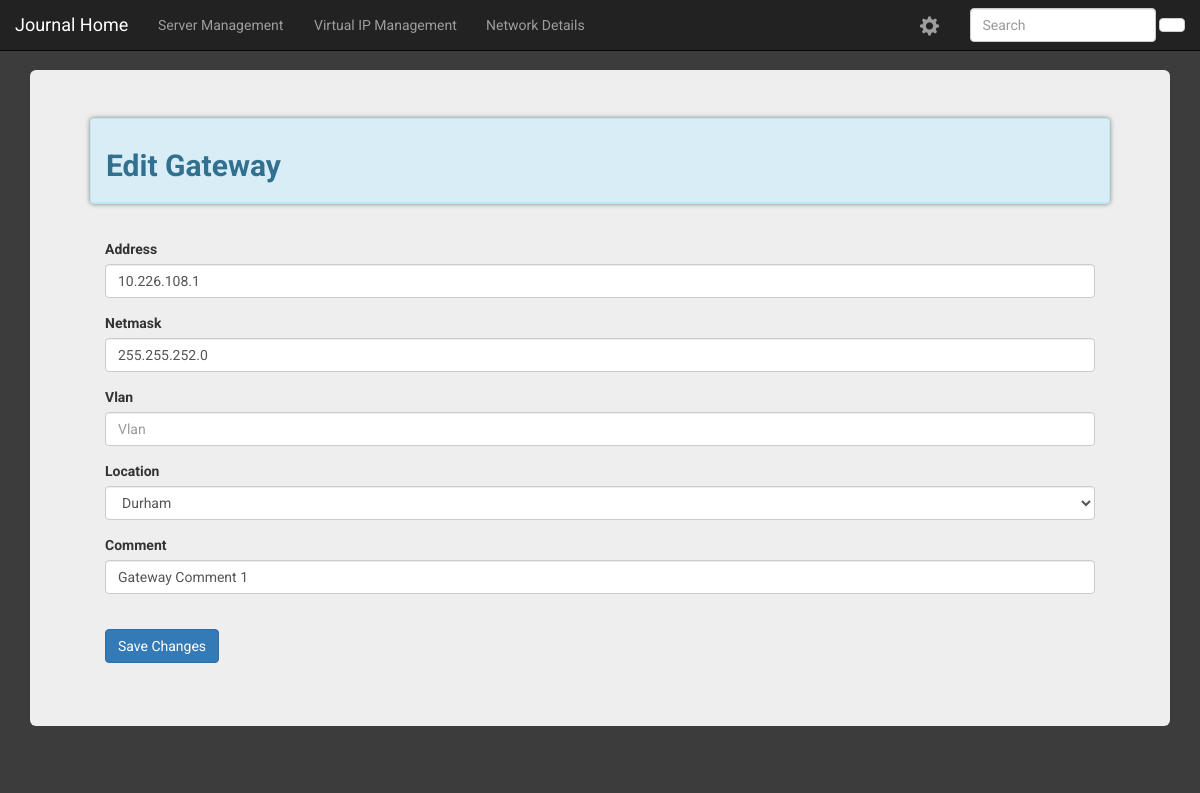
Screenshot of /journal/editGateway/2 with the database file from the repository.
### journal/models.py (models this page shows, shortened)
class Gateway(models.Model):
    address = models.GenericIPAddressField(blank=False, unique=True, null=False, protocol='both', default='')
    netmask = models.GenericIPAddressField(blank=False, unique=False, null=False, protocol='both', default='')
    vlan = models.CharField(max_length=64, blank=True, unique=False, null=True)
    location = models.ForeignKey('Location')
    comment = models.CharField(max_length=255, blank=True, unique=False, null=True)

### journal/views.py (the view)
# urls.py: url(r'^editGateway/(?P<id>\d+)$', views.edit_gateway, name='edit_gateway'),
def edit_gateway(request, id):
    gateway_to_edit = Gateway.objects.get(id=id)
    edit_gateway_form = EditGatewayForm(request.POST or None, instance=gateway_to_edit)
    if request.method == 'POST':
        if edit_gateway_form.is_valid():
            edit_gateway_form.save()
            return redirect('/journal/networkDetails/')
    else:
        edit_gateway_form = EditGatewayForm(instance=gateway_to_edit)
    context = {'edit_gateway_form': edit_gateway_form,
               'id': id}
    return render(request, 'journal/edit_gateway.html', context)

### journal/forms.py
class EditGatewayForm(forms.ModelForm):
    class Meta:
        model = Gateway
        fields = '__all__'

### journal/models.py (called while the page is built)
    def __str__(self):
        return self.physical_location

### templates/journal/edit_gateway.html (shortened to what this page needs)
{% extends "journal/base.html" %}
{% load bootstrap3 %}
    {% block body_block %}
        {% load static %}
        <link rel="stylesheet" href="{% static 'css/edit_gateway.css' %}">
        <div class="container">
            <div class="jumbotron">
            <div class="panel panel-info">
                <div class="panel-heading">
                    <h2>Edit Gateway</h2>
                </div>
            </div>
                <div class="panel-body">
                    <form method="POST">
                        {% bootstrap_form edit_gateway_form %}
                        {% buttons %}
                            <button type="submit" class="btn btn-primary edit-gateway-button hvr-grow-shadow">
                                Save Changes
                            </button>
                        {% endbuttons %}
                    </form>
                </div>
            </div>
        </div>
    {% endblock %}

### static/css/base.css (style rules this page uses)
.container { width: 100%; }
.panel { -webkit-box-shadow: 0 0 5px gray; -moz-box-shadow: 0 0 5px gray; box-shadow: 0 0 5px gray; }
body { background-color: #3c3c3c; font-family: Roboto, sans-serif; padding-top: 5%; }

### static/css/edit_gateway.css (style rules this page uses)
.edit-gateway-button { margin-top: 2%; }
h2 { font-weight: bold; }

### rows the page displays
Gateway: address "10.226.108.1", netmask "255.255.252.0", location "Durham", comment "Gateway Comment 1"
